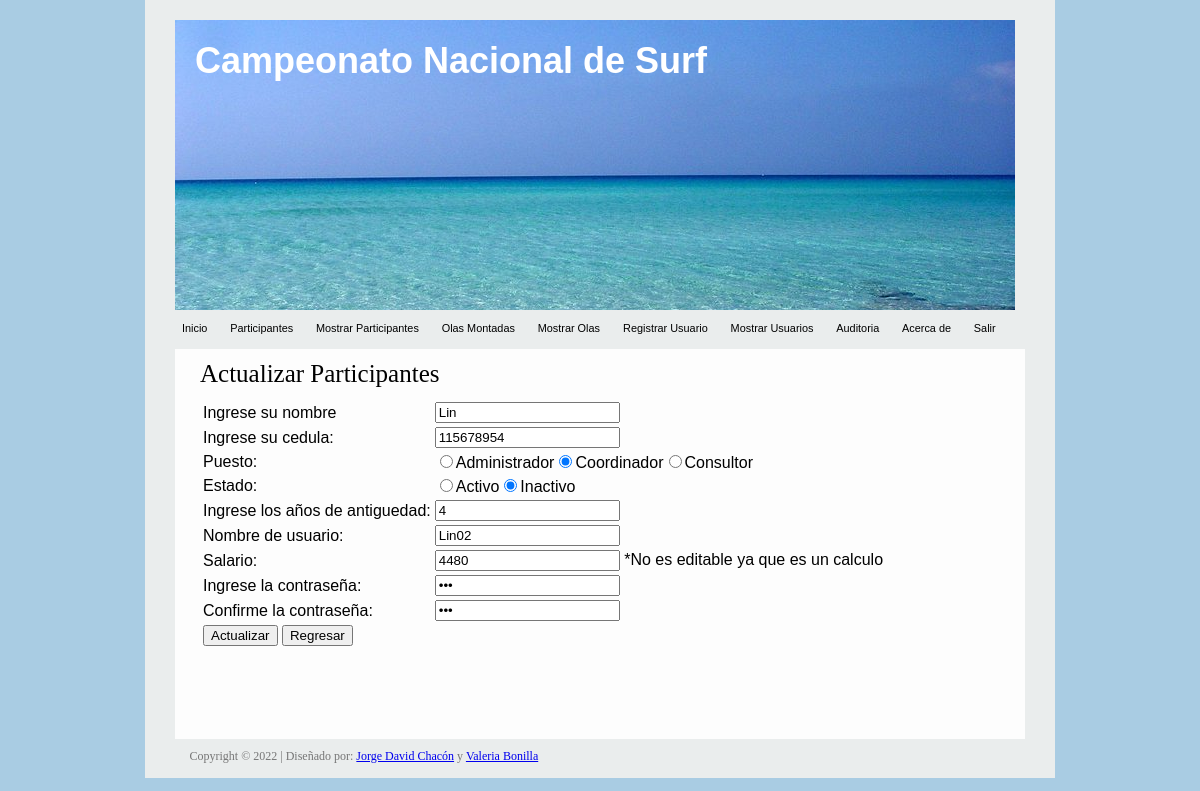
The page /ActualizarUsuario.php?cedula=115678954 on the database its author committed.
### tables this page shows
CREATE TABLE IF NOT EXISTS `usuario` (
  `nombre` varchar(255) NOT NULL,
  `cedula` varchar(255) NOT NULL,
  `puesto` varchar(255) NOT NULL,
  `estado` varchar(255) NOT NULL,
  `antiguedad` varchar(255) NOT NULL,
  `usuario` varchar(255) NOT NULL,
  `contrasena` varchar(255) NOT NULL,
  `salario` varchar(255) NOT NULL,
  PRIMARY KEY (`cedula`)
);

### ActualizarUsuario.php (the view, shortened to what this page needs)
<html>
<head>
<link rel="stylesheet" type="text/css" href="css.css" media="screen" />
</head>
<body>
<div id="container">
  <div id="header">
    <div class="headtitle">Campeonato Nacional de Surf</div>
<?php
        $cedula= $_REQUEST["cedula"];
		$link = mysqli_connect("localhost", "root", "");
		mysqli_select_db($link, "SurfUp");
		$result = mysqli_query($link, "select * from usuario where cedula = '".$cedula."'");
		mysqli_data_seek ($result, 0);
		$extraido= mysqli_fetch_array($result);
?>
  </div>
  <div id="menu">
    <ul>
      <li><a href="Inicio.php" title="">Inicio</a></li>
      <li><a href="Participantes.php" title="">Participantes</a></li>
      <li><a href="MostrarParticipantes.php" title="">Mostrar Participantes</a></li>
      <li><a href="OlasMontadas.php" title="">Olas Montadas</a></li>
      <li><a href="MostrarOlas.php" title="">Mostrar Olas </a></li>
	  <li><a href="Usuarios.php" title="">Registrar Usuario</a></li>
      <li><a href="MostrarUsuarios.php" title="">Mostrar Usuarios</a></li>
	  <li><a href="Auditoria.php" title="">Auditoria</a></li>
      <li><a href="AcercaDe.php" title="">Acerca de</a></li>
	  <li><a href="Salir.php" title="">Salir</a></li>
    </ul>
  </div>
  <div id="contentt">
    <div id="insidecontent"> <br>
	 <h1>Actualizar Participantes</h1>
	    <br>
	 	<form name="usuario" method="POST" action="">
		<table border="0" align="center">
		<tr>
		<td>Ingrese su nombre</td>
		<td><input name="nombre" type="text" required value="<?php echo $extraido['nombre']?>"></td>
		</tr>
		<tr>
		<td>Ingrese su cedula:</td>
		<td><input name="cedula" type="number" readonly required value="<?php echo $extraido['cedula']?>"></td>
		</tr>
	    <tr>
	    <td>Puesto: </td>
<?php
       if(($extraido['puesto']) == 'admin'){
			echo "<td> <input type='radio' name='puesto' value='admin' checked>Administrador";
		    echo"<input type='radio' name='puesto' value='coordinador'>Coordinador";
			echo"<input type='radio' name='puesto' value='consultor'>Consultor</td>";
         }elseif (($extraido['puesto']) == 'coordinador'){
	      echo "<td> <input type='radio' name='puesto' value='admin' >Administrador";
		    echo"<input type='radio' name='puesto' value='coordinador' checked>Coordinador";
			echo"<input type='radio' name='puesto' value='consultor'>Consultor</td>";
		 }else{
	      	echo "<td> <input type='radio' name='puesto' value='admin' checked>Administrador";
		    echo"<input type='radio' name='puesto' value='coordinador'>Coordinador";
			echo"<input type='radio' name='puesto' value='consultor'checked>Consultor</td>";
		 }
?>
       </tr>
		<tr>
	    <td>Estado:</td>
<?php
       if(($extraido['estado']) == 'femenino'){
			echo "<td> <input type='radio' name='estado' value='activo' checked>Activo";
		    echo"<input type='radio' name='estado' value='inactivo'>Inactivo</td>";
         }else{
	       echo "<td> <input type='radio' name='estado' value='activo'>Activo";
		   echo"<input type='radio' name='estado' value='inactivo' checked>Inactivo</td>";
         }
?>
        </tr>
		<tr>
		<td>Ingrese los años de antiguedad:</td>
		<td><input name="antiguedad" type="number" required value="<?php echo $extraido['antiguedad']?>"></td>
		</tr>
		<tr>
		<td>Nombre de usuario:</td>
		<td><input name="usuario" type="text" required value="<?php echo $extraido['usuario']?>"></td>
		</tr>
		<tr>
		<td>Salario:</td>
		<td><input name="salario" type="number" readonly required value="<?php echo $extraido['salario']?>"> *No es editable ya  que es un calculo</td>
		</tr>
		<tr>
		<td>Ingrese la contraseña:</td>
		<td><input name="contrasena" type="password" required value="<?php echo $extraido['contrasena']?>"></td>
		</tr>
		<tr>
		<td>Confirme la contraseña:</td>
		<td><input name="confirmacion" type="password" required value="<?php echo $extraido['contrasena']?>"></td>
		</tr>
		<tr>
		<td><input value="Actualizar" type="submit" name="actualizar">
		<input value="Regresar" type="submit" name="regresar" ></td>
		</tr>
		</table>
		</form>
    </div>
  </div>
  <div id="footer"> <span>Copyright © 2022 | Diseñado por: <a href="mailto: dchacon2404@gmail.com" title="Jorge David Chacón">Jorge David Chacón</a>
   y <a href="mailto: vbonilla0825@gmail.com" title="Jorge David Chacón">Valeria Bonilla</a></span></div>
</div>
</body>
</html>

### css.css (style rules this page uses)
body { font-size: 62.5%; margin: 0; padding: 0; background-color: #A9CCE3 ; font-family: Arial,Helvetica,sans-serif; }
#container { margin: 0 auto; padding-top: 20px; width: 910px; position: relative; background-color: #EAEDED; }
#header { margin: 0 auto; width: 850px; height: 290px; background: transparent url('header.jpg') top left no-repeat; }
.headtitle { color:#fff; font-size:36px; font-weight:bold; padding:20px 20px 0 20px; }
#menu { margin: 0 20px; height: 29px; padding: 5px 0; }
#menu ul { margin: 0; padding: 7px; height: 29px; }
#menu ul li { list-style: none; display: inline; }
#menu ul li a:link, #menu ul li a:active, #menu ul li a:visited { color: #000; padding: 10px 10px 10px 10px; font-size: 1.09em; font-family: 'lucida grande', arial, sans-serif; font-weight: bold 100%; text-decoration: none; }
#contentt { min-height: 390px; width: 850px; margin: 0 auto; background-color:#FDFDFD; }
#insidecontent { float: left; padding-left: 25px; padding-right: 25px; width: auto; }
h1 { margin: 0; font-weight: normal; color: #000; font-size: 2.5em; font-family:Times; }
#footer { margin: 0 auto; width: 841px; height: 39px; }
#footer span { display: block; position: relative; font-family: Tahoma; font-size: 1.2em; padding: 10px; color: #767676; }

### rows shown on the page
usuario: nombre "Lin", cedula "115678954", antiguedad "4", usuario "Lin02", salario "4480"
